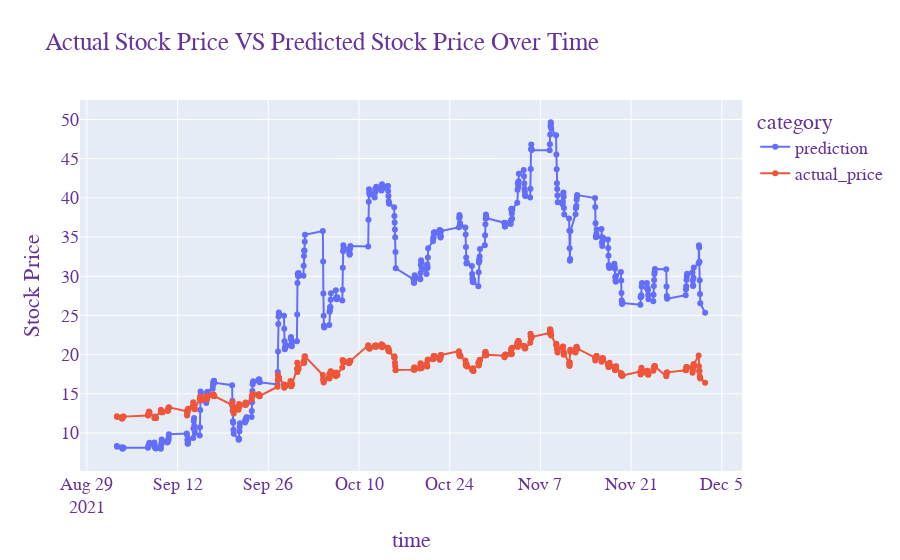

Here is the notebook cell this chart was saved with:
### Code cell
fig = px.line(eval_df, x='time', y='price', color='category', markers=True, 
             title = 'Actual Stock Price VS Predicted Stock Price Over Time')
fig.update_layout(
   
    yaxis_title="Stock Price",
    font=dict(
        family="Courier New, monospace",
        size=18,
        color="RebeccaPurple"
    )
)

fig.show()

### Figure 1 — Plotly figure (JSON) as saved in the notebook; plotly's stock layout.template omitted (floating-point values rounded to 4 significant figures; data arrays with more than 128 entries replaced by an {"elided": "..."} marker saying what was removed)
{"data": [{"hovertemplate": "category=prediction<br>time=%{x}<br>price=%{y}<extra></extra>", "legendgroup": "prediction", "line": {"color": "#636efa", "dash": "solid"}, "marker": {"symbol": "circle"}, "mode": "lines+markers", "name": "prediction", "orientation": "v", "showlegend": true, "type": "scatter", "x": {"elided": "430 str values"}, "xaxis": "x", "y": {"elided": "430 float values"}, "yaxis": "y"}, {"hovertemplate": "category=actual_price<br>time=%{x}<br>price=%{y}<extra></extra>", "legendgroup": "actual_price", "line": {"color": "#EF553B", "dash": "solid"}, "marker": {"symbol": "circle"}, "mode": "lines+markers", "name": "actual_price", "orientation": "v", "showlegend": true, "type": "scatter", "x": {"elided": "430 str values"}, "xaxis": "x", "y": {"elided": "430 float values"}, "yaxis": "y"}], "layout": {"font": {"color": "RebeccaPurple", "family": "Courier New, monospace", "size": 18}, "legend": {"title": {"text": "category"}, "tracegroupgap": 0}, "title": {"text": "Actual Stock Price VS Predicted Stock Price Over Time"}, "xaxis": {"anchor": "y", "domain": [0, 1], "title": {"text": "time"}}, "yaxis": {"anchor": "x", "domain": [0, 1], "title": {"text": "Stock Price"}}}}
